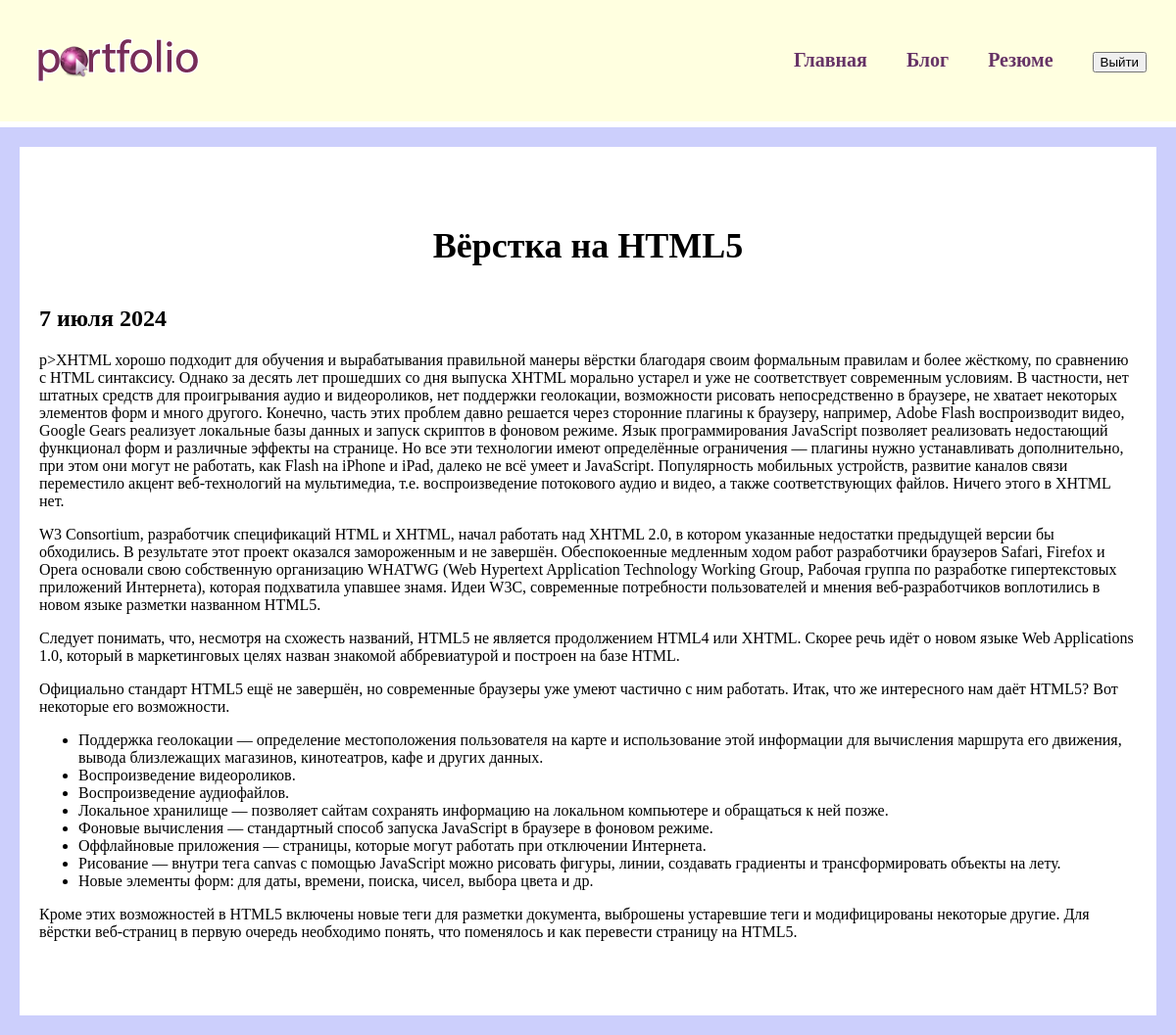
Page /blog/1/ (signed in) on the committed database.
### blog/models.py (models this page shows, shortened)
class Blog(models.Model):
    title = models.CharField(max_length=200)
    description = models.TextField()
    date = models.DateField()

### blog/views.py (the view)
# urls.py: path('<int:blog_id>/', views.detail, name='detail'),
@login_required()
def detail(request, blog_id):
    blog = get_object_or_404(Blog, pk=blog_id)
    return render(request, 'blog/details.html', {'blog': blog})

### blog/templates/blog/details.html
{% extends 'skills/base.html' %}
{% block content%}
<div class="detail">
    <h1>{{ blog.title }}</h1>
    <h2>{{ blog.date|date:'j E Y'}}</h2>
    {{ blog.description|safe }}
</div>
{% endblock content%}

### skills/static/css/style.css (style rules this page uses)
body { background-color: #cccffc; margin: 0; padding: 0; }
.content h1 { text-align: center; margin: 60px 0 40px; font-size: 36px; }
.detail { background: #FFF; padding: 20px 20px 60px; }

### rows in the picture
Blog: title "Вёрстка на HTML5", date "7 июля 2024", description "p>XHTML хорошо подходит для обучения и вырабатывания правильной манеры вёрстки благодаря своим формальным правилам и более жёсткому, по сравнению с HTML синтаксису. Однако за десять лет прошедших со дня выпуска XHTML морально устарел и уже не соответствует современным условиям. В частности, нет штатных средств для проигрывания аудио и видеороликов, нет поддержки геолокации, возможности рисовать непосредственно в браузере, не хватает некоторых элементов форм и много другого. Конечно, часть этих проблем давно решается через сторонние плагины к браузеру, например, Adobe Flash воспроизводит видео, Google Gears реализует локальные базы данных и запуск скриптов в фоновом режиме. Язык…"
